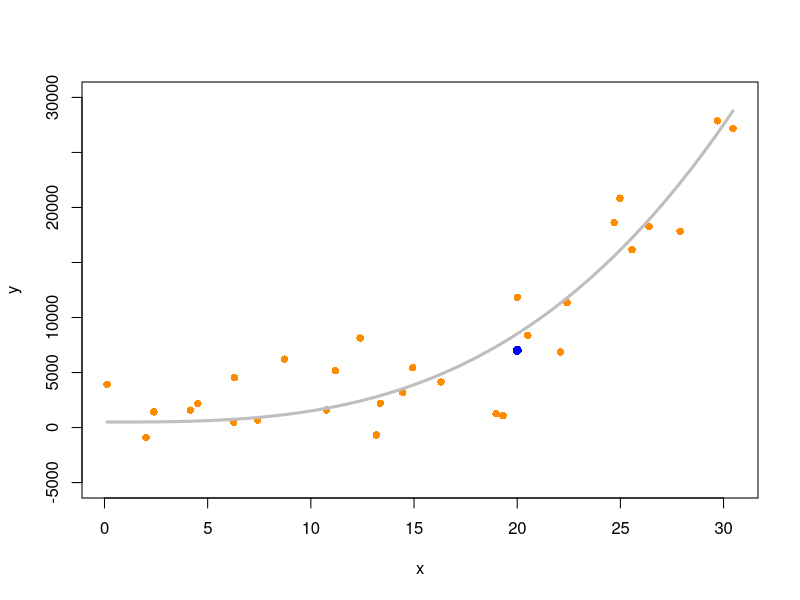
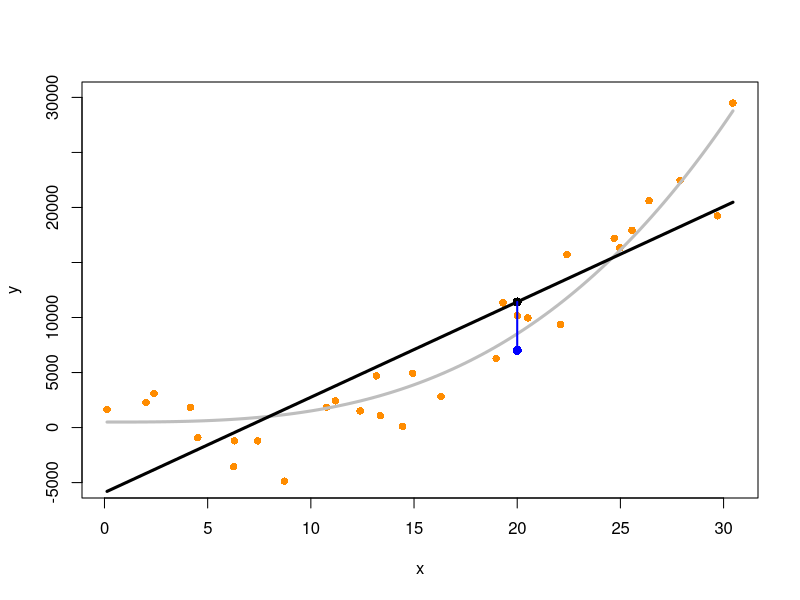
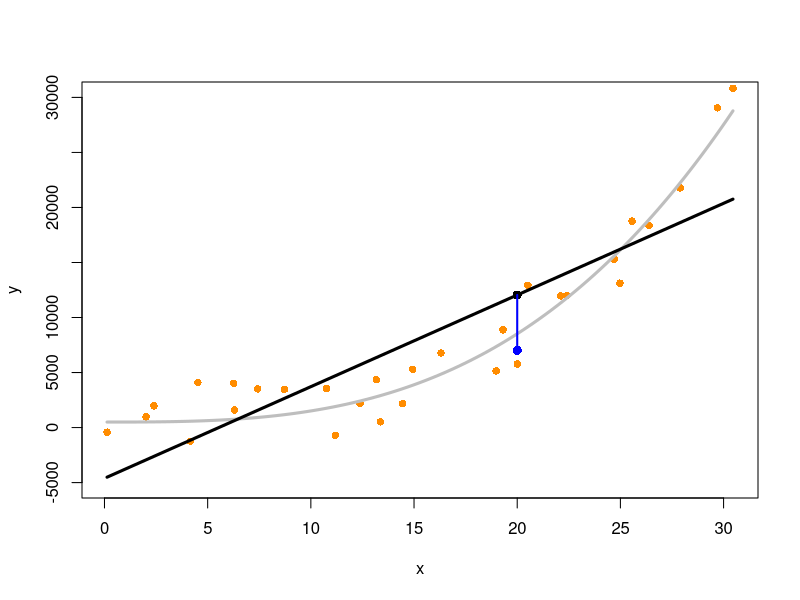
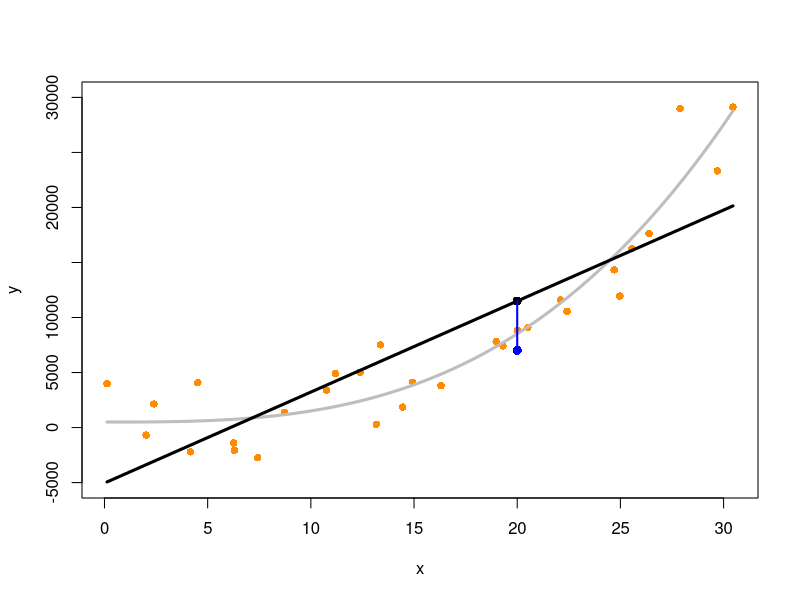
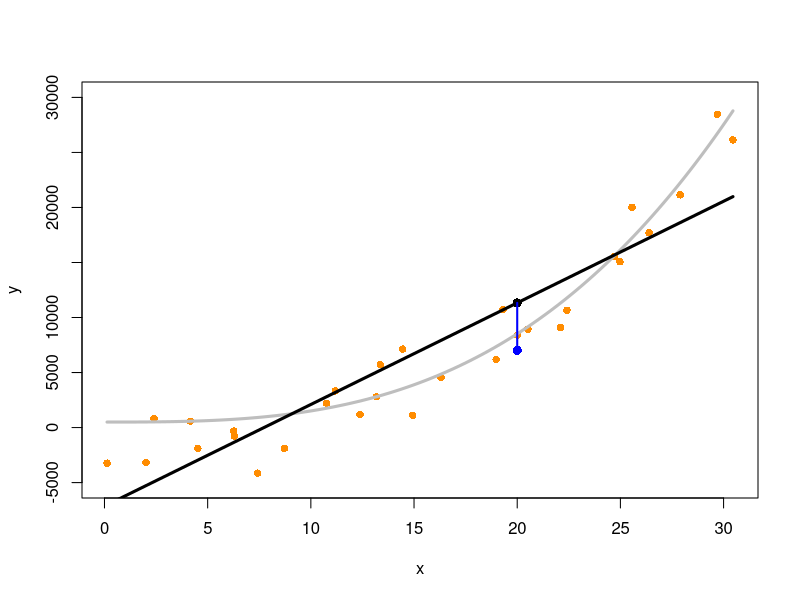
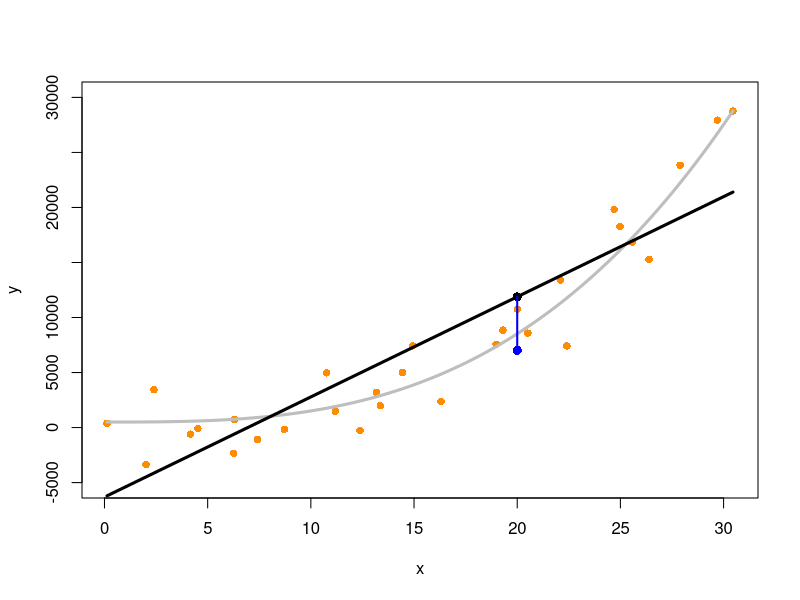
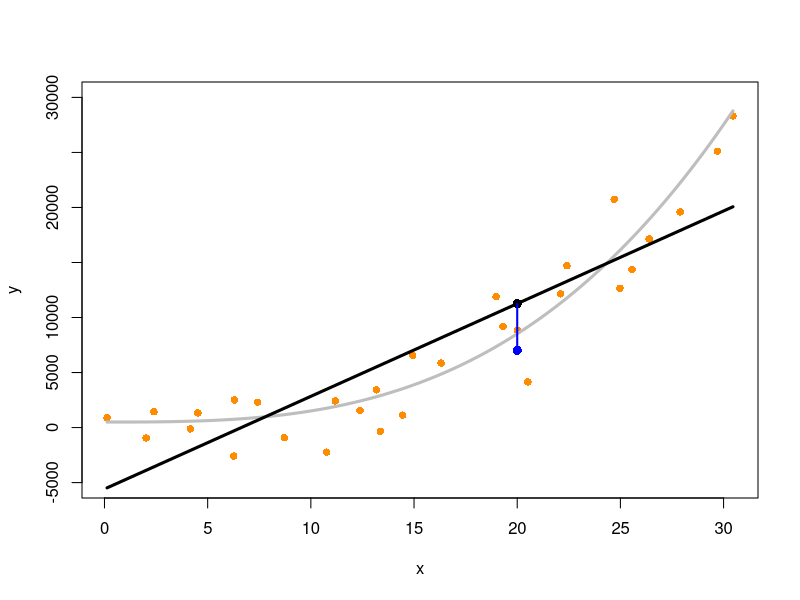
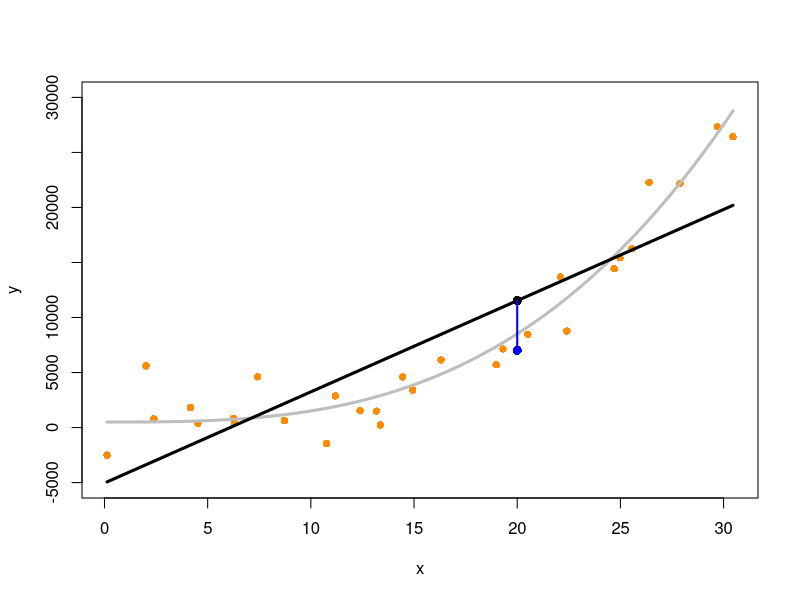

Write R code to recreate these figures, in order.
# === Constants ===================================================================================
npoints = 30
ntrials = 10
x0 = 20
dy = 1000
x = 1:npoints + rnorm(npoints, 0, 0.5)
set.seed(42)

y = x^3 + x + 500 + rnorm(npoints, 0, 2500)
plot(x, y, pch = 16, col="darkorange", ylim = c(-5000,30000))
curve(x^3 + x + 500, lwd = 3, col = "grey", add = TRUE)
points(x0, x0^3 + x0 - dy, col = "blue", pch = 16, cex = 1.2)

# === Linear regression ===========================================================================
Sys.sleep(3)
for(i in 1:ntrials) {
  y = x^3 + x + 500 + rnorm(npoints, 0, 2500)
  plot(x, y, pch = 16, col="darkorange", ylim = c(-5000,30000))
  curve(x^3 + x + 500, lwd = 3, col = "grey", add = TRUE)
  lm = lm(y ~ x)
  curve(lm$coefficients[1] + lm$coefficients[2] * x, lwd = 3, col = "black", add = TRUE)
  points(x0, x0^3 + x0 - dy, col = "blue", pch = 16, cex = 1.2)
  points(x0, predict(lm, data.frame('x' = x0)), pch = 16, cex = 1.2)
  segments(x0, x0^3 + x0 - dy, x1 = x0, y1 = predict(lm, data.frame('x' = x0)), col = "blue", lwd = 2)
  Sys.sleep(2)
}

# === Polynomial ==================================================================================
Sys.sleep(3)
df = data.frame('x' = x)
for(i in 1:ntrials) {
  y = x^3 + x + 500 + rnorm(npoints, 0, 3000)
  df$y = y
  plot(x, y, pch = 16, col="darkorange", ylim = c(-5000,30000))
  curve(x^3 + x + 500, lwd = 3, col = "grey", add = TRUE)
  pol = lm(y ~ poly(x, 20), data = df)
  xx = seq(0.5,npoints,0.01)
  yy = predict(pol, data.frame('x' = xx))
  points(xx, yy, type = 'l', lwd = 3)
  points(x0, x0^3 + x0 - dy, col = "blue", pch = 16, cex = 1.2)
  points(x0, predict(pol, data.frame('x' = x0)), pch = 16, cex = 1.2)
  segments(x0, x0^3 + x0 - dy, x1 = x0, y1 = predict(pol, data.frame('x' = x0)), col = "blue", lwd = 2)
  Sys.sleep(2)
}

# === Increasing no. of observations (x10) decreases overfitting ===================================
Sys.sleep(3)
npoints2 = npoints * 10
ntrials = 10
x = (1:npoints2) / 10 + rnorm(npoints2, 0, 0.5)
df = data.frame('x' = x)
Sys.sleep(2)
for(i in 1:ntrials) {
  y = x^3 + x + 500 + rnorm(npoints, 0, 3000)
  df$y = y
  plot(x, y, pch = 16, col="darkorange", ylim = c(-5000,30000))
  curve(x^3 + x + 500, lwd = 3, col = "grey", add = TRUE)
  pol = lm(y ~ poly(x, 20), data = df)
  xx = seq(0.5,npoints,0.01)
  yy = predict(pol, data.frame('x' = xx))
  points(xx, yy, type = 'l', lwd = 3)
  points(x0, x0^3 + x0 - dy, col = "blue", pch = 16, cex = 1.2)
  points(x0, predict(pol, data.frame('x' = x0)), pch = 16, cex = 1.2)
  segments(x0, x0^3 + x0 - dy, x1 = x0, y1 = predict(pol, data.frame('x' = x0)), col = "blue", lwd = 2)
  Sys.sleep(2)
}


